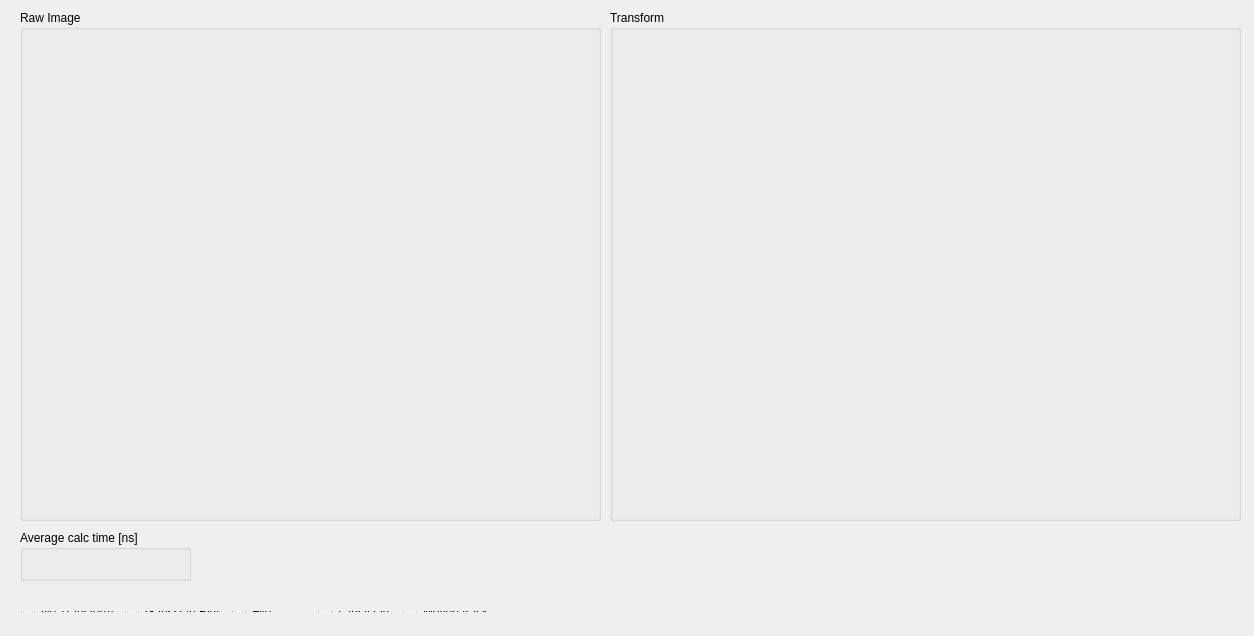
<?xml version="1.0" encoding="UTF-8"?>
<ui version="4.0">
 <class>MainWindow</class>
 <widget class="QMainWindow" name="MainWindow">
  <property name="geometry">
   <rect>
    <x>0</x>
    <y>0</y>
    <width>1254</width>
    <height>636</height>
   </rect>
  </property>
  <property name="windowTitle">
   <string>MainWindow</string>
  </property>
  <widget class="QWidget" name="centralWidget">
   <widget class="QGroupBox" name="rawImageGroupBox">
    <property name="geometry">
     <rect>
      <x>20</x>
      <y>10</y>
      <width>581</width>
      <height>511</height>
     </rect>
    </property>
    <property name="title">
     <string>Raw Image</string>
    </property>
    <widget class="QLabel" name="rawImage">
     <property name="geometry">
      <rect>
       <x>20</x>
       <y>30</y>
       <width>481</width>
       <height>391</height>
      </rect>
     </property>
     <property name="text">
      <string>&lt;html&gt;&lt;head/&gt;&lt;body&gt;&lt;p&gt;&lt;br/&gt;&lt;/p&gt;&lt;p&gt;&lt;br/&gt;&lt;/p&gt;&lt;/body&gt;&lt;/html&gt;</string>
     </property>
     <property name="scaledContents">
      <bool>true</bool>
     </property>
    </widget>
   </widget>
   <widget class="QGroupBox" name="transformedImageGroupBox">
    <property name="geometry">
     <rect>
      <x>610</x>
      <y>10</y>
      <width>631</width>
      <height>511</height>
     </rect>
    </property>
    <property name="autoFillBackground">
     <bool>true</bool>
    </property>
    <property name="title">
     <string>Transform</string>
    </property>
    <widget class="QLabel" name="transformedImage">
     <property name="geometry">
      <rect>
       <x>20</x>
       <y>30</y>
       <width>481</width>
       <height>391</height>
      </rect>
     </property>
     <property name="text">
      <string>&lt;html&gt;&lt;head/&gt;&lt;body&gt;&lt;p&gt;&lt;br/&gt;&lt;/p&gt;&lt;p&gt;&lt;br/&gt;&lt;/p&gt;&lt;/body&gt;&lt;/html&gt;</string>
     </property>
     <property name="scaledContents">
      <bool>false</bool>
     </property>
    </widget>
   </widget>
   <widget class="QGroupBox" name="avgTimeGroupBox">
    <property name="geometry">
     <rect>
      <x>20</x>
      <y>530</y>
      <width>171</width>
      <height>51</height>
     </rect>
    </property>
    <property name="title">
     <string>Average calc time [ns]</string>
    </property>
    <widget class="QLabel" name="avgTimeLabel">
     <property name="geometry">
      <rect>
       <x>30</x>
       <y>30</y>
       <width>91</width>
       <height>16</height>
      </rect>
     </property>
     <property name="text">
      <string/>
     </property>
    </widget>
   </widget>
   <widget class="QWidget" name="">
    <property name="geometry">
     <rect>
      <x>10</x>
      <y>600</y>
      <width>496</width>
      <height>23</height>
     </rect>
    </property>
    <layout class="QHBoxLayout" name="horizontalLayout">
     <item>
      <widget class="QRadioButton" name="noTransformRadioButton">
       <property name="text">
        <string>No Transform</string>
       </property>
      </widget>
     </item>
     <item>
      <widget class="QRadioButton" name="gaussianBlurRadioBox">
       <property name="text">
        <string>Gaussian Blur</string>
       </property>
      </widget>
     </item>
     <item>
      <widget class="QRadioButton" name="flipRadioButton">
       <property name="text">
        <string>Flip</string>
       </property>
      </widget>
     </item>
     <item>
      <widget class="QRadioButton" name="laplacianRadioButton">
       <property name="text">
        <string>Laplacian</string>
       </property>
      </widget>
     </item>
     <item>
      <widget class="QRadioButton" name="motionTrackRadioButton">
       <property name="text">
        <string>Motion track</string>
       </property>
      </widget>
     </item>
    </layout>
   </widget>
  </widget>
 </widget>
 <layoutdefault spacing="6" margin="11"/>
 <resources/>
 <connections/>
</ui>
